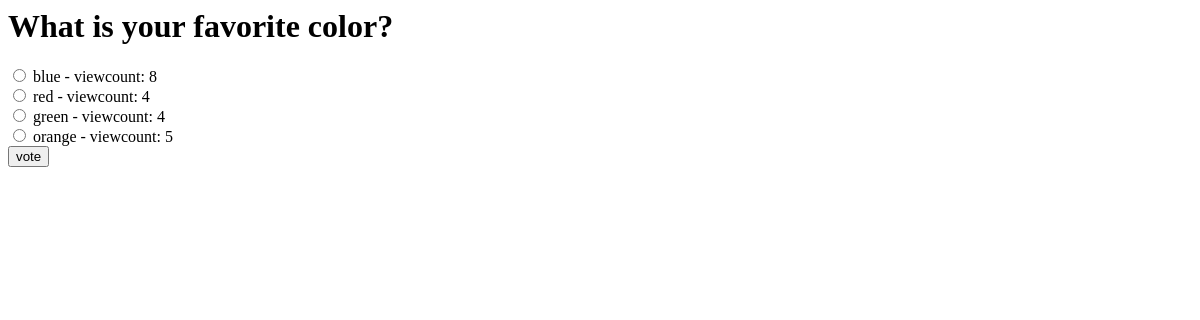
Page /imageprocessing/1/ on the earlier database version.
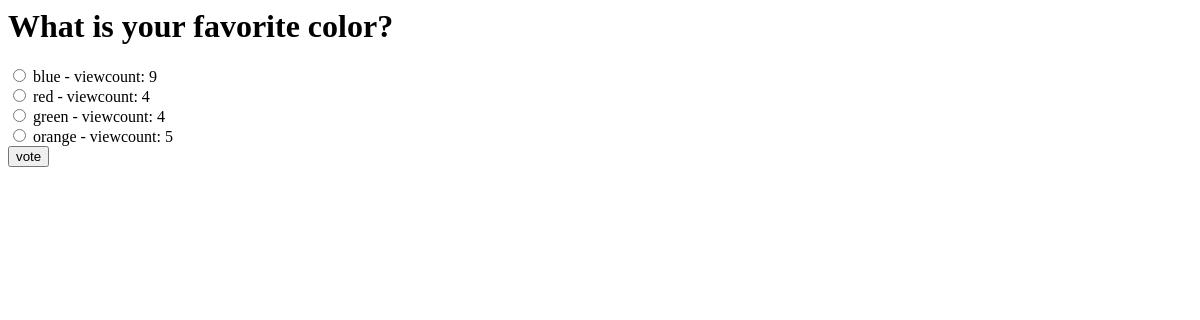
Same page on the later database version.
### imageprocessing/models.py (models this page shows, shortened)
class Question(models.Model):
    question_text = models.CharField(max_length=200)
    pub_date = models.DateTimeField('date published')

class Choice(models.Model):
    question = models.ForeignKey(Question, on_delete=models.CASCADE)
    choice_text = models.CharField(max_length=200)
    votes = models.IntegerField(default=0)

### imageprocessing/views.py (the view)
# urls.py: path('<int:pk>/', views.DetailView.as_view(), name='detail'),
class DetailView(generic.DetailView):
    model = Question
    template_name = 'imageprocessing/detail.html'

### imageprocessing/templates/imageprocessing/detail.html (shortened to what this page needs)
<h1>{{ question.question_text }}</h1>
<form action="{% url 'imageprocessing:vote' question.id %}" method="post">
    {% for choice in question.choice_set.all %}
        <input type="radio" name="choice" id="choice{{ forloop.counter }}" value="{{ choice.id }}"  />
        <label for="choice{{ forloop.counter }}">{{ choice.choice_text }} - viewcount: {{ choice.votes }}</label><br />
    {% endfor %}
    <input type="submit" value="vote" />
</form>

Differences in the rows shown:
changed Choice "blue": choice "☐ blue - viewcount: 8" → "☐ blue - viewcount: 9"; votes "8" → "9"
